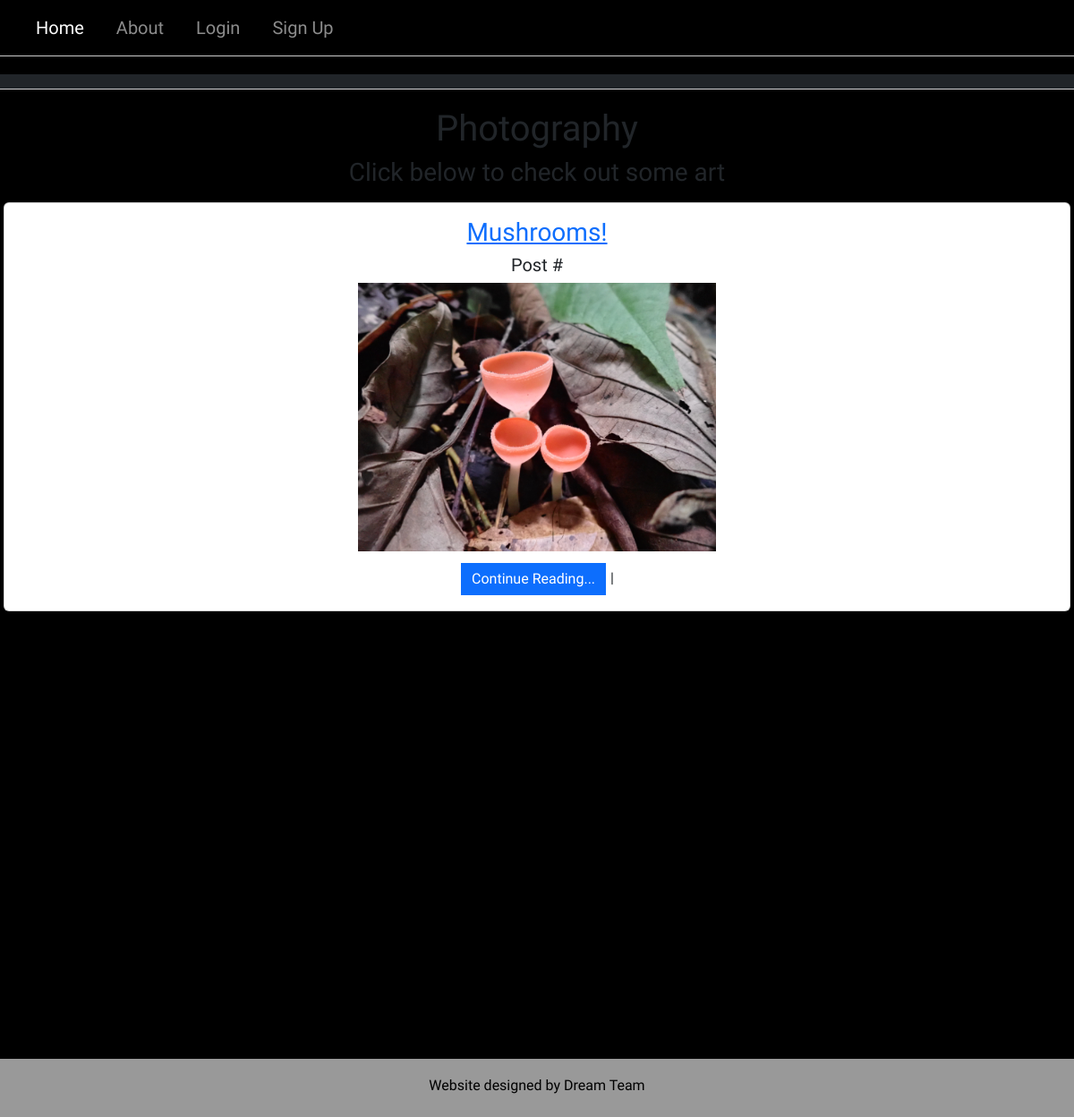
/posts/, run on an earlier commit of the app's database.
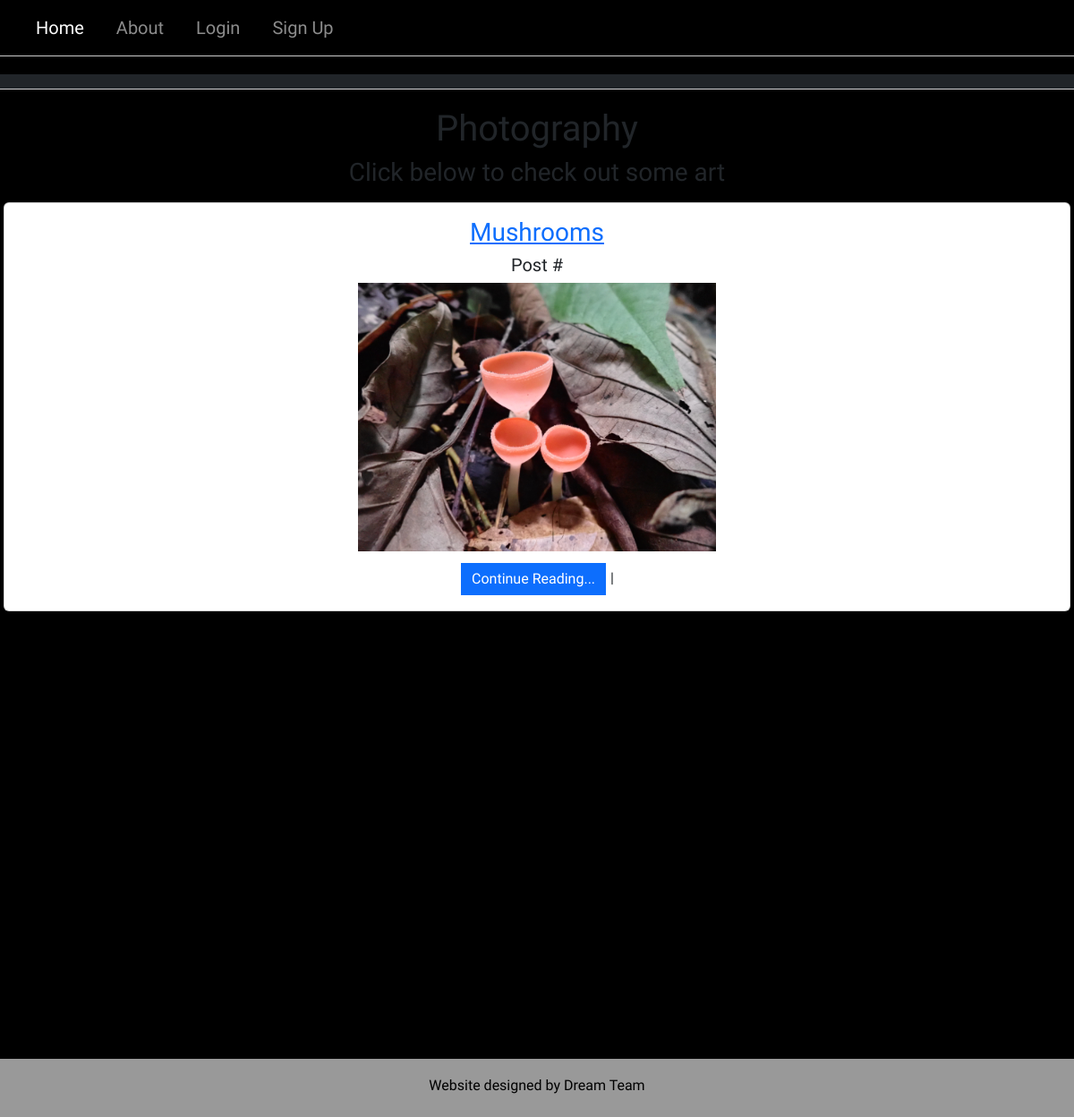
And on a later commit of the database.
### posts/models.py (models this page shows, shortened)
class Image(models.Model):
    image = models.ImageField(upload_to='media/img')
    caption = models.CharField(max_length=128, blank=True)
    title = models.CharField(max_length=255, unique=True)
    date_created = models.DateTimeField(auto_now_add=True, null=True)
    photo = models.ForeignKey(
        Content, related_name="image_img", on_delete=models.CASCADE, null=True)

### posts/views.py (the view)
# urls.py: path('', PostListView.as_view(), name='blog'),
class PostListView(ListView):
    template_name = "photography/list.html"
    model = Content
    image_img = Image.objects.all()
    context_vars = {'image_img': image_img, }
    def get_context_data(self, **kwargs):
        context = super().get_context_data(**kwargs)
        context.update(PostListView.context_vars)
        return context

### templates/photography/list.html (shortened to what this page needs)
{% extends 'base.html' %}
{% load static %}
{% block content %}
<body>
    <nav class="navbar navbar-expand-lg navbar-dark bg-dark">
    </nav>
    <h1>Photography</h1>
    <h3>Click below to check out some art</h3>
    {% for post in image_img %}
    <div class="card">
        <div class="card-body profile">
            <h3>
                <a href="{% url 'content_detail' post.id %}">{{ post.title }}</a>
            </h3>
            <h5 class="card-title">Post #{{ image.id }}</h5>
            <div class="item">
                <img class="lazy" src="{% static 'IMG/mushrooms.JPG'%}" height="300">
            </div>
            <a href="{% url 'content_detail' post.id %}" class="btn btn-primary">Continue
                Reading...</a> |
        </div>
    </div>
    {% endfor %}
    {% endblock content %}

### templates/base.html (shortened to what this page needs)
{% load static %}
<!DOCTYPE html>
<html lang="en">
<head>
    <link href="https://cdn.jsdelivr.net/npm/bootstrap@5.2.0-beta1/dist/css/bootstrap.min.css" rel="stylesheet"
>
    <link rel="stylesheet" href="{% static 'CSS/main.css' %}">
    <link rel="stylesheet" href="{% static 'CSS/about.css' %}">
    <link rel="stylesheet" href="{% static 'CSS/homepage.css' %}">
    <link rel="stylesheet" href="{% static 'CSS/registration.css' %}">
    <link rel="stylesheet" href="{% static 'CSS/store.css' %}">
    <link rel="stylesheet" href="{% static 'CSS/photography.css' %}">
</head>
<body>
    <nav class="navbar navbar-expand-lg navbar-dark">
        <div class="container-fluid">
            <div class="collapse navbar-collapse" id="navbarNav">
                <ul class="navbar-nav">
                    {% if user.is_authenticated %}
                    <li class="nav-item">
                        <a class="nav-link active" aria-current="page" href="{% url 'home_loggedin' %}">Home</a>
                    </li>
                    {% else %}
                    <li class="nav-item">
                        <a class="nav-link active" aria-current="page" href="{% url 'home_firstpage' %}">Home</a>
                    </li>
                    {% endif %}
                    <li class="nav-item">
                        <a class="nav-link" href="{% url 'about' %}">About</a>
                    </li>
                    {% if user.is_authenticated %}
                    <li class="nav-item">
                        <a class="nav-link" href="{% url 'content_list' %}">Photography</a>
                    </li>
                    <li class="nav-item">
                        <a class="nav-link" href="{% url 'store' %}">Store</a>
                    </li>
                    <li class="nav-item dropdown">
                        <a class="nav-link dropdown-toggle" href="#" id="navbarDropdownMenuLink" role="button"
                            data-bs-toggle="dropdown" aria-expanded="false">
                            ⚙️
                        </a>
                        <ul class="dropdown-menu dropdown-menu-right" aria-labelledby="navbarDropdownMenuLink">
                            <li><a class="dropdown-item" href="#">Account Settings</a></li>
                            <li><a class="dropdown-item" href="{% url 'password_change' user.id %}">Password Change</a>
                            </li>
                            <li><a class="dropdown-item" href="{% url 'logout' %}">Log Out</a></li>
                        </ul>
                    </li>
                    {% else %}
                    <li class="nav-item">
                        <a class="nav-link" href="{% url 'login' %}">Login</a>
                    </li>
                    <li class="nav-item">
                        <a class="nav-link" href="{% url 'signup' %}">Sign Up</a>
                    </li>
                    {% endif %}
                </ul>
            </div>
        </div>
    </nav>
    {% block content %}{% endblock content%}
    <footer class="footer">
        <h6>Website designed by Dream Team</h6>
    </footer>
</body>
</html>

### static/CSS/main.css (style rules this page uses)
body { text-align: center; margin: 0; min-height: 500px; font-family: 'Special Elite', cursive; background: black url(https://images.pexels.com/photos/7538746/pexels-photo-7538746.jpeg?auto=compress&cs=tinysrgb&w=1260&h=750&dpr=1) repeat local 0 0; }
nav { margin-bottom: 20px; }
.navbar { background-color: black; font-size: 20px; border-bottom: 1px solid rgba(255, 255, 255, 0.8); }
.navbar li { padding-left: 20px; }
.footer { background-color: rgba(255, 255, 255, 0.6); padding-top: 20px; padding-bottom: 18px; margin-top: 500px; color: black; }

### static/CSS/homepage.css (style rules this page uses)
.btn { border-radius: 0; border: 1px solid white; color: white; }

### static/CSS/photography.css (style rules this page uses)
.card { box-sizing: border-box; margin: 1rem .25em; flex: 0 1 calc(25% - 1em); }

What changed in the data, as far as the page shows it:
removed Image: title "Mushrooms!"
added Image: title "Mushrooms"
